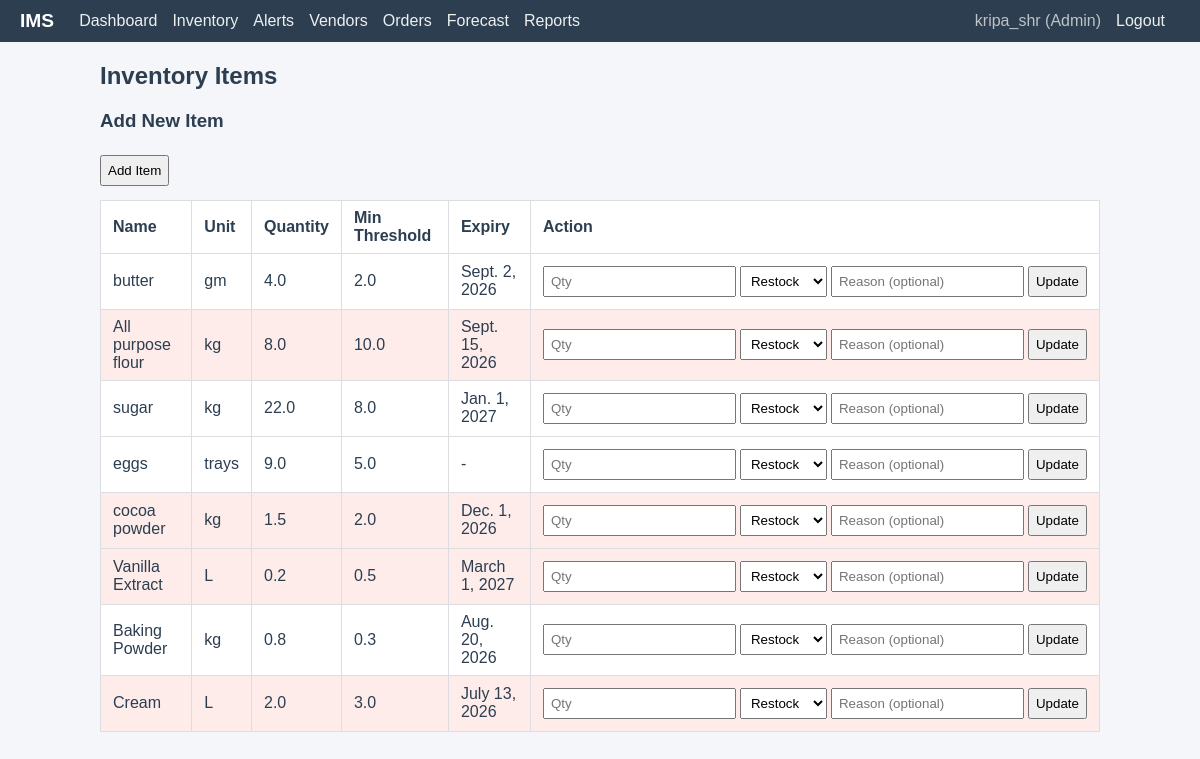
The app's page /inventory/ (signed in) with its own data.
### inventory/models.py (models this page shows, shortened)
class User(AbstractUser):
    ROLE_CHOICES = [
        ('Admin', 'Admin'),
        ('Staff', 'Staff'),
    ]
    role = models.CharField(max_length=10, choices=ROLE_CHOICES, default='Staff')

class InventoryItem(models.Model):
    itemID = models.AutoField(primary_key=True)
    name = models.CharField(max_length=255, unique=True)
    unit = models.CharField(max_length=50)
    quantity = models.FloatField(default=0)
    minThreshold = models.FloatField()
    expirydate = models.DateField(null=True, blank=True)
    def checkThreshold(self):
        return self.quantity <= self.minThreshold

### inventory/views.py (the view)
# urls.py: path('inventory/', views.inventory_list_view, name='inventory_list'),
@staff_or_admin_required
def inventory_list_view(request):
    items = InventoryItem.objects.all()
    return render(request, 'inventory/inventory_list.html', {'items': items})

### inventory/templates/inventory/inventory_list.html (shortened to what this page needs)
{% extends 'inventory/base.html' %}
{% block content %}
<h2>Inventory Items</h2>
{% if user.role == 'Admin' %}
<h3>Add New Item</h3>
<form method="post" action="{% url 'add_item' %}">
    <button type="submit">Add Item</button>
</form>
{% endif %}
<table>
    <tr><th>Name</th><th>Unit</th><th>Quantity</th><th>Min Threshold</th><th>Expiry</th><th>Action</th></tr>
    {% for item in items %}
    <tr class="{% if item.checkThreshold %}low-stock{% endif %}">
        <td>{{ item.name }}</td>
        <td>{{ item.unit }}</td>
        <td>{{ item.quantity }}</td>
        <td>{{ item.minThreshold }}</td>
        <td>{{ item.expirydate|default:"-" }}</td>
        <td>
            <form method="post" action="{% url 'update_stock' item.itemID %}" class="inline-form">
                <input type="number" name="quantity" step="0.01" min="0" required placeholder="Qty">
                <select name="changeType">
                    <option value="Restock">Restock</option>
                </select>
                <input type="text" name="reason" placeholder="Reason (optional)">
                <button type="submit">Update</button>
            </form>
        </td>
    </tr>
    {% endfor %}
</table>
{% endblock %}

### inventory/templates/inventory/base.html (shortened to what this page needs)
{% load static %}
<!DOCTYPE html>
<html lang="en">
<head>
    <link rel="stylesheet" href="{% static 'inventory/css/style.css' %}">
</head>
<body>
    {% if user.is_authenticated %}
    <nav class="navbar">
        <span class="brand">IMS</span>
        <a href="{% url 'dashboard' %}">Dashboard</a>
        <a href="{% url 'inventory_list' %}">Inventory</a>
        <a href="{% url 'alert_list' %}">Alerts</a>
        {% if user.role == 'Admin' %}
        <a href="{% url 'vendor_list' %}">Vendors</a>
        <a href="{% url 'order_list' %}">Orders</a>
        <a href="{% url 'forecast' %}">Forecast</a>
        <a href="{% url 'report' %}">Reports</a>
        {% endif %}
        <span class="user-info">{{ user.username }} ({{ user.role }})</span>
        <a href="{% url 'logout' %}">Logout</a>
    </nav>
    {% endif %}
    <main class="container">
        {% block content %}{% endblock %}
    </main>
</body>
</html>

### inventory/static/inventory/css/style.css (style rules this page uses)
body { font-family: Arial, sans-serif; margin: 0; background: #f5f6fa; color: #2c3e50; }
.navbar { display: flex; align-items: center; background: #2c3e50; padding: 10px 20px; }
.navbar a { color: #ecf0f1; text-decoration: none; margin-right: 15px; }
.navbar .brand { font-weight: bold; font-size: 1.2em; margin-right: 25px; color: #ffffff; }
.navbar .user-info { margin-right: 15px; color: #bdc3c7; }
.container { max-width: 1000px; margin: 20px auto; padding: 0 20px; }
table { width: 100%; border-collapse: collapse; margin-top: 10px; background: #fff; }
table, th, td { border: 1px solid #dcdde1; }
th, td { padding: 8px 12px; text-align: left; }
.low-stock { background-color: #fdecea; }
form input, form select, form button { margin: 4px 0; padding: 6px; }
.inline-form { display: flex; gap: 4px; }

### records on screen
User: username "kripa_shr", role "Admin"
InventoryItem: name "butter", unit "gm", quantity "4.0", minThreshold "2.0", expirydate "Sept. 2, 2026"
InventoryItem: name "All purpose flour", unit "kg", quantity "8.0", minThreshold "10.0", expirydate "Sept. 15, 2026"
InventoryItem: name "sugar", unit "kg", quantity "22.0", minThreshold "8.0", expirydate "Jan. 1, 2027"
InventoryItem: name "eggs", unit "trays", quantity "9.0", minThreshold "5.0", expirydate "-"
InventoryItem: name "cocoa powder", unit "kg", quantity "1.5", minThreshold "2.0", expirydate "Dec. 1, 2026"
InventoryItem: name "Vanilla Extract", unit "L", quantity "0.2", minThreshold "0.5", expirydate "March 1, 2027"
InventoryItem: name "Baking Powder", unit "kg", quantity "0.8", minThreshold "0.3", expirydate "Aug. 20, 2026"
InventoryItem: name "Cream", unit "L", quantity "2.0", minThreshold "3.0", expirydate "July 13, 2026"
